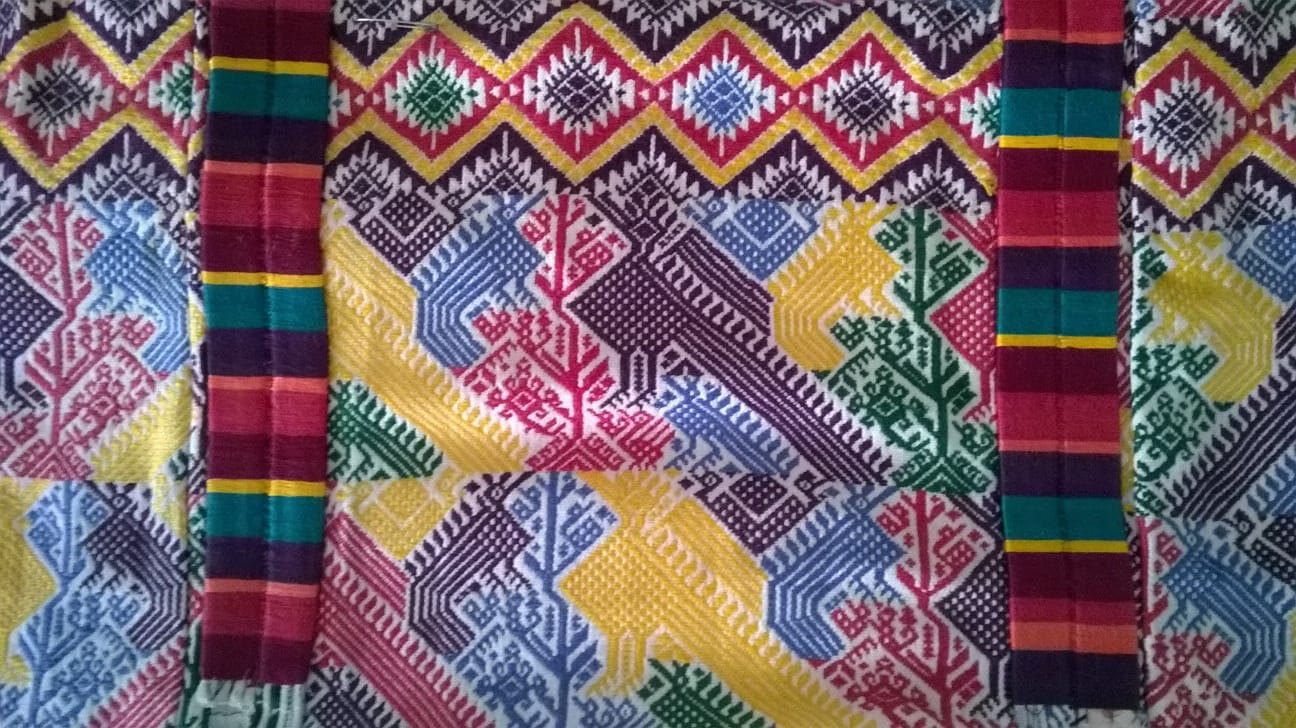
#> input picture Guipil.jpeg, 1296 x 728 px
$ jupyter execute Lab-JorgeYxcot.ipynb
#> lines starting #> are read from the running program, lines starting #| are printed output that depends on the picture
[cell 1]
import cv2
import numpy as np
import matplotlib.pyplot as plt

### Problema 1

[cell 2]
imagen = cv2.imread("Guipil.jpeg")
#> imagen is the input picture: shape (728, 1296, 3); mean B, G, R 104.2, 97.7, 119.2

[cell 3]
def canal_color(imagen, color):
#> called with color = 30
    if color not in [1, 2, 3, 10, 20, 30]:
        raise ValueError("El parámetro 'color' debe ser 1, 2, 3, 10, 20 o 30.")

    # Convertir imagen a RGB (cv2 lee las imágenes en BGR por defecto)
    imagen_rgb = cv2.cvtColor(imagen, cv2.COLOR_BGR2RGB)

    # Obtener los canales de color
    r, g, b = cv2.split(imagen_rgb)

    # Inicializar matriz de ceros para cada canal
    cero_canal = np.zeros_like(r)

    if color == 1:
        imagen_procesada = cv2.merge([cero_canal, cero_canal, b])
    elif color == 2:
        imagen_procesada = cv2.merge([cero_canal, g, cero_canal])
    elif color == 3:
        imagen_procesada = cv2.merge([r, cero_canal, cero_canal])
    elif color == 10:
        imagen_procesada = cv2.merge([r, g, cero_canal])
    elif color == 20:
        imagen_procesada = cv2.merge([cero_canal, g, b])
    elif color == 30:
        imagen_procesada = cv2.merge([r, cero_canal, b])
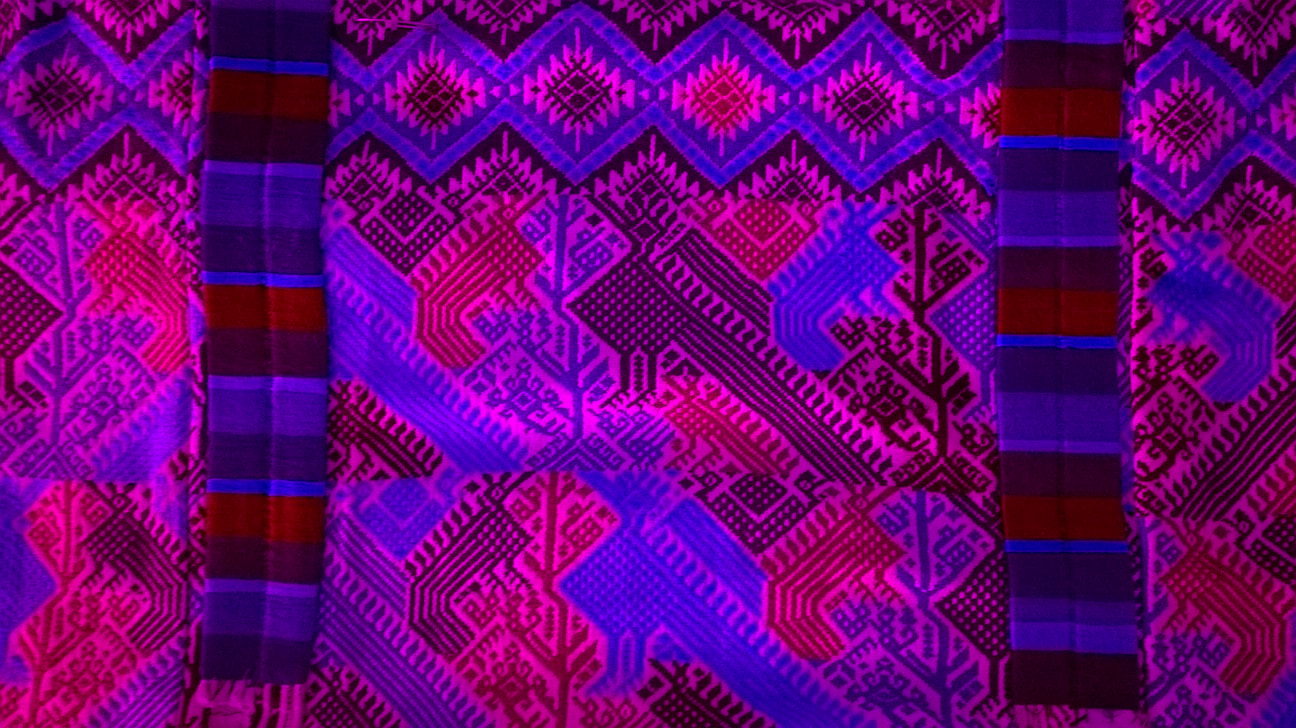
#> imagen_procesada: shape (728, 1296, 3); mean of channels 0, 1, 2 119.2, 0, 104.2; drawn as B, G, R

    return imagen_procesada

[cell 4]
imagen_procesada = canal_color(imagen, 30)
plt.imshow(imagen_procesada)
plt.axis('off')
plt.show()

### Problema 2

[cell 5]
import numpy as np
import cv2

def construir_imagen_color(img_rojo, img_verde, img_azul):
    # Agregar una dimensión extra para el canal de color a cada imagen en escala de grises
    img_rojo = img_rojo[:, :, np.newaxis]
    img_verde = img_verde[:, :, np.newaxis]
    img_azul = img_azul[:, :, np.newaxis]

    # Apilamos las imágenes a BGR (azul, verde, rojo)
    imagen_color = np.concatenate((img_azul, img_verde, img_rojo), axis=2)

    return imagen_color

imagen_rojo = cv2.imread("imagen1_salida_gray_rojo.jpg", cv2.IMREAD_GRAYSCALE)
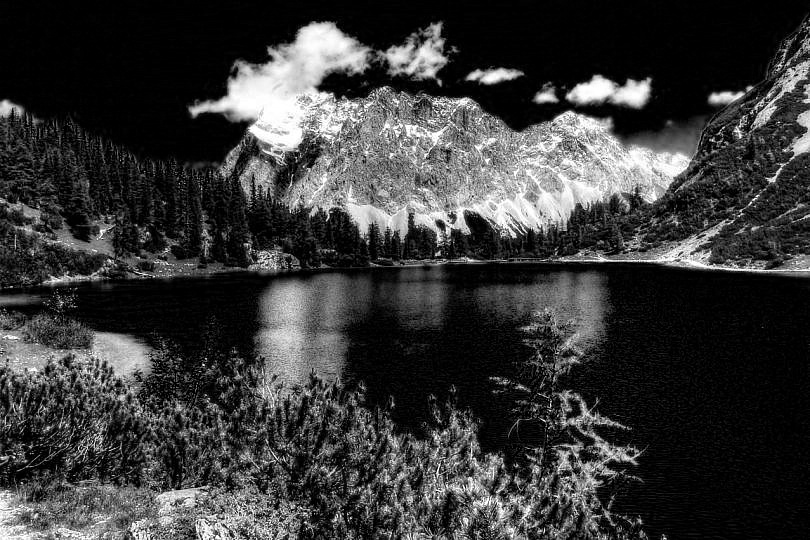
#> input picture imagen1_salida_gray_rojo.jpg, 810 x 540 px
#> imagen_rojo is the input picture: shape (540, 810); min 0, max 255, mean 57.5
imagen_verde = cv2.imread("imagen1_salida_gray_verde.jpg", cv2.IMREAD_GRAYSCALE)
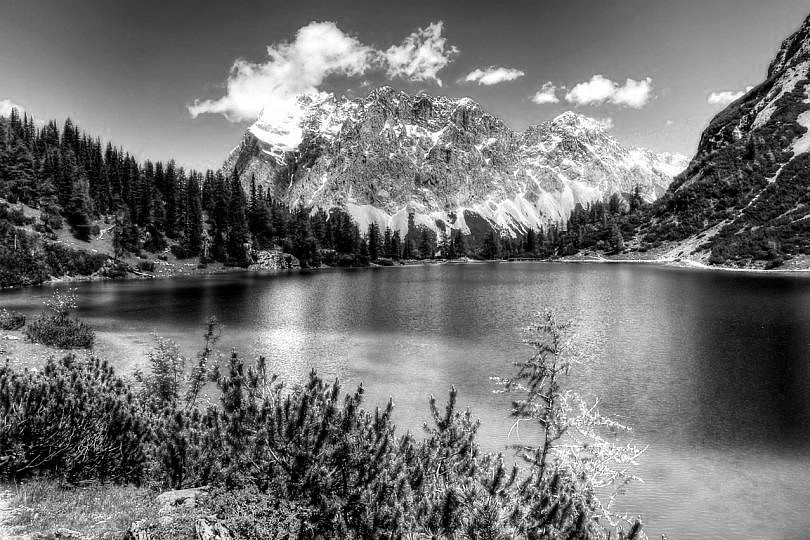
#> input picture imagen1_salida_gray_verde.jpg, 810 x 540 px
#> imagen_verde is the input picture: shape (540, 810); min 0, max 255, mean 113.9
imagen_azul = cv2.imread("imagen1_salida_gray_azul.jpg", cv2.IMREAD_GRAYSCALE)
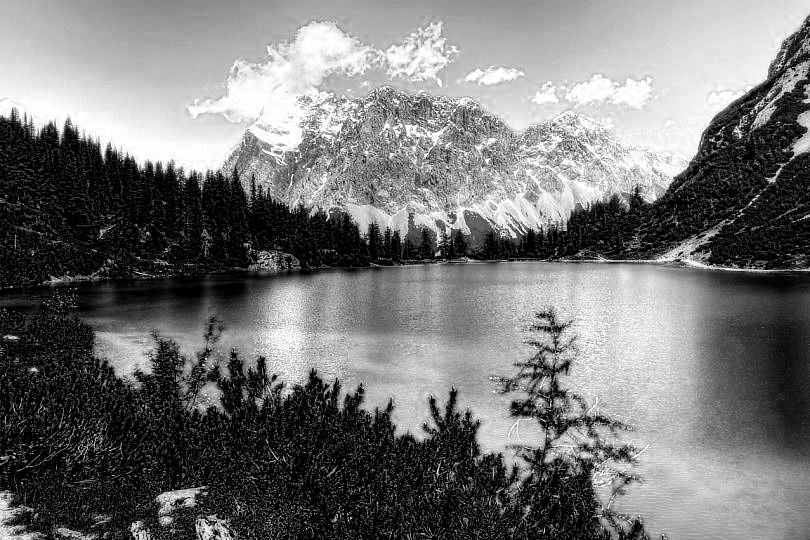
#> input picture imagen1_salida_gray_azul.jpg, 810 x 540 px
#> imagen_azul is the input picture: shape (540, 810); min 0, max 255, mean 118.1

imagen_color = construir_imagen_color(imagen_rojo, imagen_verde, imagen_azul)
#> in construir_imagen_color, `imagen_color = np.concatenate((img_azul, img_verde, img_rojo), axis=2)`:
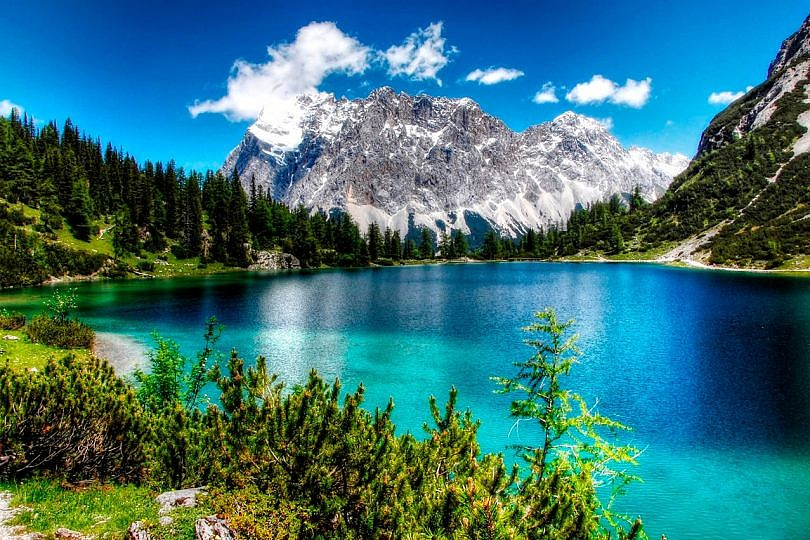
#> imagen_color: shape (540, 810, 3); mean of channels 0, 1, 2 118.1, 113.9, 57.5; drawn as B, G, R

# Mostrar la imagen
cv2.imshow("Imagen a color", imagen_color)
cv2.waitKey(0)
cv2.destroyAllWindows()

### Problema 3

[cell 6]
img = cv2.imread("Guipil.jpeg")

alto, ancho, _ = img.shape
#> alto = 728; ancho = 1296

# Creamos arrays vacíos para los canales
gris_rojo = np.zeros((alto, ancho), dtype=np.uint8)
gris_verde = np.zeros((alto, ancho), dtype=np.uint8)
gris_azul = np.zeros((alto, ancho), dtype=np.uint8)

# Analizando pixel por pixel
for i in range(alto):
    for j in range(ancho):
        pixel = img[i, j]
        blue = pixel[0]  # Orden BGR según OpenCV
        green = pixel[1]
        red = pixel[2]

        # Creamos imagenes pixel por pixel
        gris_rojo[i, j] = red
        gris_verde[i, j] = green
        gris_azul[i, j] = blue

# Display the grayscale images for each color channel
plt.figure(figsize=(10, 5))
plt.subplot(131)
plt.imshow(gris_rojo, cmap='gray')
plt.title('Red Channel')
plt.subplot(132)
plt.imshow(gris_verde, cmap='gray')
plt.title('Green Channel')
plt.subplot(133)
plt.imshow(gris_azul, cmap='gray')
plt.title('Blue Channel')
plt.show()

### Problema 4

[cell 7]
img = cv2.imread('Guipil.jpeg', cv2.COLOR_BGR2RGB)
hist1 = cv2.calcHist([img],[0], None, [256],[0,256])
#> hist1 = 256 values, max 9202 at index 49, min 39 at index 1, mean 3685.5
plt.plot(hist1, color = "blue")
plt.xlabel("Intensida de Pixeles")
plt.ylabel("Pixeles Totales")
plt.title("Histograma de Imagen Original")
plt.show()
#> figure, not shown here; curve peaks at x = 49, y = 9202

[cell 8]
import cv2
import numpy as np
import matplotlib.pyplot as plt

# Get the dimensions of the image
alto, ancho, _ = img.shape

# Create empty array for the grayscale image
gris = np.zeros((alto, ancho), dtype=np.uint8)

# Convert the colored image to grayscale
for i in range(alto):
    for j in range(ancho):
        pixel = img[i, j]
        blue = pixel[0]  # Note: BGR channel order in OpenCV
        green = pixel[1]
        red = pixel[2]

        # Convert the pixel to grayscale using the weighted sum method
        gray_value = int(0.29 * red + 0.59 * green + 0.114 * blue)
        gris[i, j] = gray_value
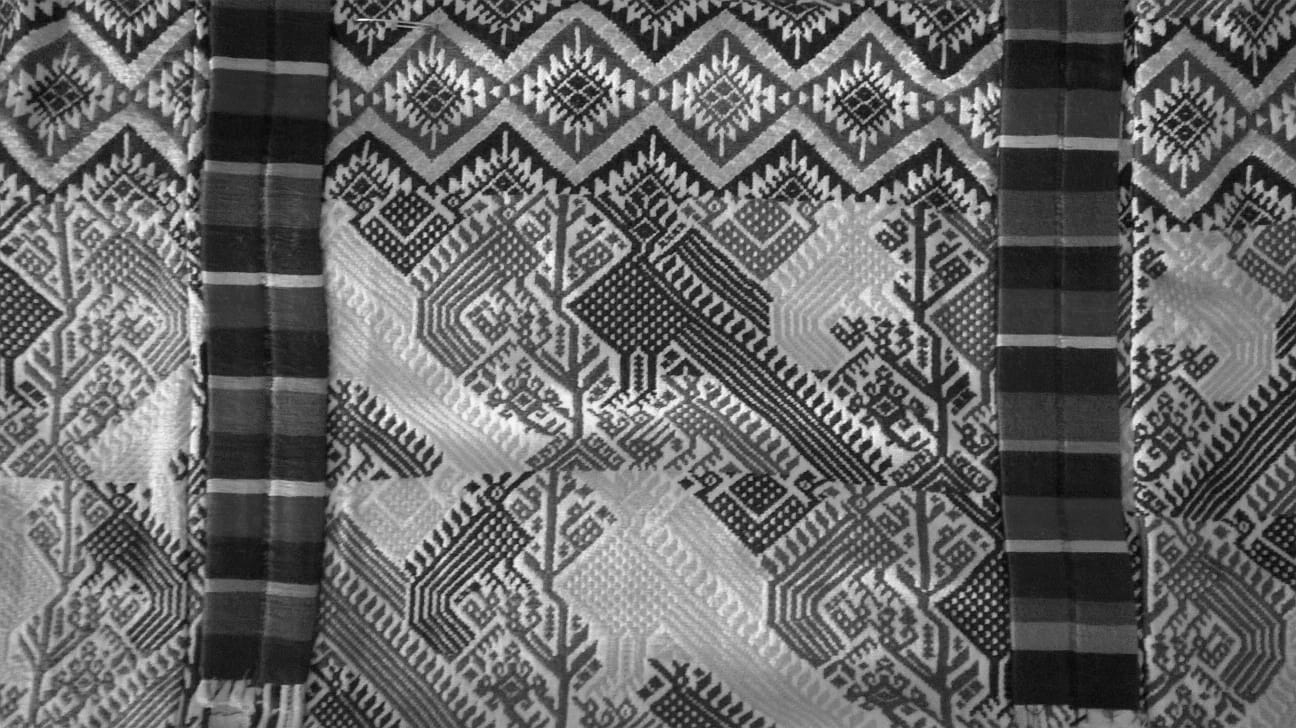
#> gris: shape (728, 1296); min 4, max 252, mean 103.6

# Calculate the histogram of the grayscale image
hist = cv2.calcHist([gris], [0], None, [256], [0, 256])
#> hist = 256 values, max 7944 at index 53, min 0 at index 0, mean 3685.5
cv2.imwrite("gris_ponderado.jpg",gris)

# Plot the histogram
plt.plot(hist, color="blue")
plt.xlabel("Intensidad de Pixeles")
plt.ylabel("Pixeles Totales")
plt.title("Histograma de Imagen Grayscale")
plt.show()
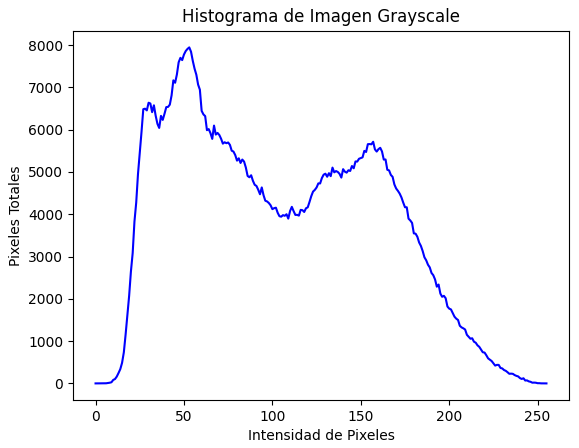
#> figure drawn by matplotlib, 1 panel; curve peaks at x = 53, y = 7944
